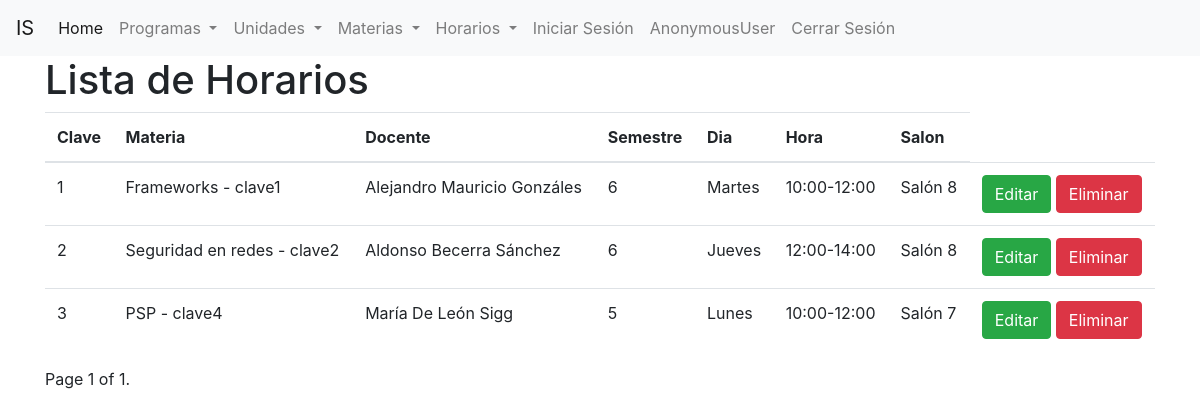
/horarios/, run on the app's committed database.
### horarios/models.py (models this page shows)
class Horario(models.Model):
    clave = models.IntegerField('Clave', primary_key=True, default=0)
    materia = models.ForeignKey('materias.Materia',verbose_name = "Materia", on_delete=models.CASCADE)
    docente = models.ForeignKey('Docente',verbose_name = "Docente", on_delete=models.CASCADE)
    semestre = models.CharField(max_length=2, choices = SEMESTRE)
    dia = models.CharField(max_length=2, choices = DIA)
    hora = models.ForeignKey('Hora',verbose_name = "Hora", on_delete=models.CASCADE)
    salon = models.ForeignKey('Salon',verbose_name = "Salon", on_delete=models.CASCADE)

class Docente(models.Model):
    matricula = models.CharField('matricula', primary_key= True, max_length=10)
    nombre = models.CharField('nombre', max_length=50)
    apellidoPaterno = models.CharField('apellidopaterno', max_length=50)
    apellidoMaterno = models.CharField('apellidomaterno', max_length=50)
    def __str__(self):
        return self.nombre + " " + self.apellidoPaterno + " " + self.apellidoMaterno

class Hora(models.Model):
    clave = models.IntegerField('clave', primary_key=True)
    horaInicio = models.CharField('horainicio', max_length=5)
    horaFin = models.CharField('horafin', max_length=5)
    def __str__(self):
        return self.horaInicio +"-"+ self.horaFin

class Salon(models.Model):
    clave = models.IntegerField('clave', primary_key=True)
    nombre = models.CharField('nombre', max_length=50)
    def __str__(self):
        return self.nombre

### materias/models.py (models this page shows)
class Materia(models.Model):
    clave = models.CharField(primary_key = True , max_length=10)
    nombre = models.CharField(max_length=100)
    creditos = models.SmallIntegerField('Créditos')
    semestre = models.CharField(max_length=2, choices = SEMESTRE)
    optativa = models.BooleanField(default=False)
    programa = models.ForeignKey("unidades_academicas.ProgramaAcademico", verbose_name="Programa Academico", on_delete= models.DO_NOTHING)
    def __str__(self):
        return f"{self.nombre} - {self.clave}"

### horarios/views.py (the view)
# urls.py: path('', views.ListaHorarios.as_view(), name = 'lista_horarios'),
class ListaHorarios(ListView):
    model = Horario
    paginate_by = 5

### horarios/templates/horarios/horario_list.html (shortened to what this page needs)
{% extends 'base.html' %}
{% block contenido %}
    <h1> Lista de Horarios</h1>
    <table class="table">
        <thead>
            <tr>
                <th>Clave</th>
                <th>Materia</th>
                <th>Docente</th>
                <th>Semestre</th>
                <th>Dia</th>
                <th>Hora</th>
                <th>Salon</th>
            </tr>
        </thead>
        <tbody>
            {% for horario in object_list %}
                <tr>
                    <td> {{horario.clave}}</td>
                    <td> {{horario.materia}}</td>
                    <td> {{horario.docente}}</td>
                    <td> {{horario.semestre}}</td>
                    <td>
                     {% if horario.dia == '1' %}
                        Lunes
                     {% elif horario.dia == '2' %}
                        Martes
                     {% elif horario.dia == '3' %}
                        Miércoles
                     {% elif horario.dia == '4' %}
                        Jueves
                     {% elif horario.dia == '5' %}
                        Viernes
                     {% else %}
                        Sábado
                     {% endif %}
                    </td>
                    <td> {{horario.hora}}</td>
                    <td> {{horario.salon}}</td>
                    <td>
                        <a class="btn btn-success" href="{% url 'editar_horario' horario.clave %}"> Editar</a>
                        <a class="btn btn-danger" href="{% url 'eliminar_horario' horario.clave %}"> Eliminar</a>
                    </td>
                </tr>
            {% endfor %}
        </tbody>
    </table>
    <div class="pagination">
        <span class="step-links">
            <span class="current">
                Page {{ page_obj.number }} of {{ page_obj.paginator.num_pages }}.
            </span>
        </span>
    </div>
    <br>
</body>
</html>
{% endblock contenido %}

### data on the page
Horario: clave "1", materia "Frameworks - clave1", docente "Alejandro Mauricio Gonzáles", semestre "6", dia "Martes", hora "10:00-12:00", salon "Salón 8"
Horario: clave "2", materia "Seguridad en redes - clave2", docente "Aldonso Becerra Sánchez", semestre "6", dia "Jueves", hora "12:00-14:00", salon "Salón 8"
Horario: clave "3", materia "PSP - clave4", docente "María De León Sigg", semestre "5", dia "Lunes", hora "10:00-12:00", salon "Salón 7"

### other printed values
{{ user }} "AnonymousUser"
{{ page_obj.number }} "1"
{{ page_obj.paginator.num_pages }} "1"
